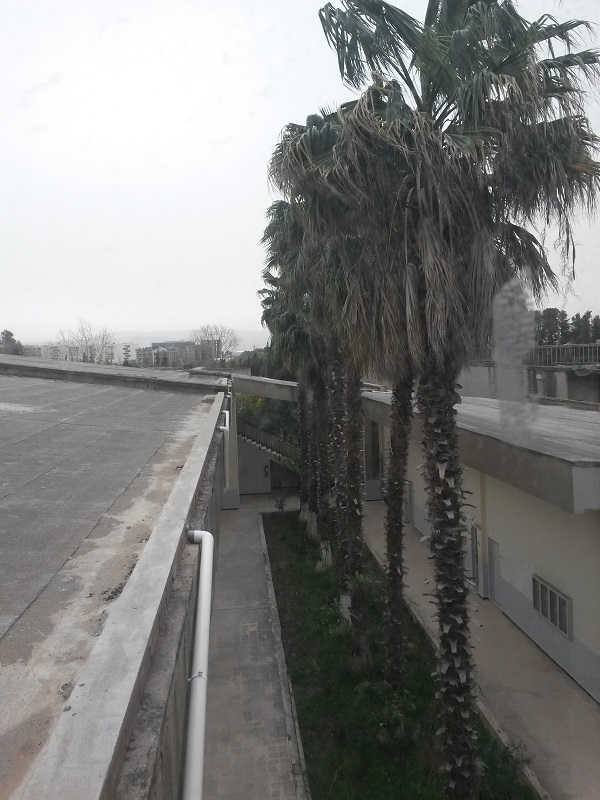
#> input picture img1.jpg, 600 x 800 px
$ python stitch.py
#> lines starting #> are read from the running program, lines starting #| are printed output that depends on the picture
#reference: https://pylessons.com/OpenCV-image-stiching-continue

import cv2
import numpy as np

#original_image_left
#img_l = cv2.imread('image0.jpg')
img_l = cv2.imread('img1.jpg')
#> img_l is the input picture: shape (800, 600, 3); mean B, G, R 124.4, 126.1, 125.6
imgl = cv2.cvtColor(img_l,cv2.COLOR_BGR2GRAY)

#original_image_right
img_r = cv2.imread('img2.jpg')
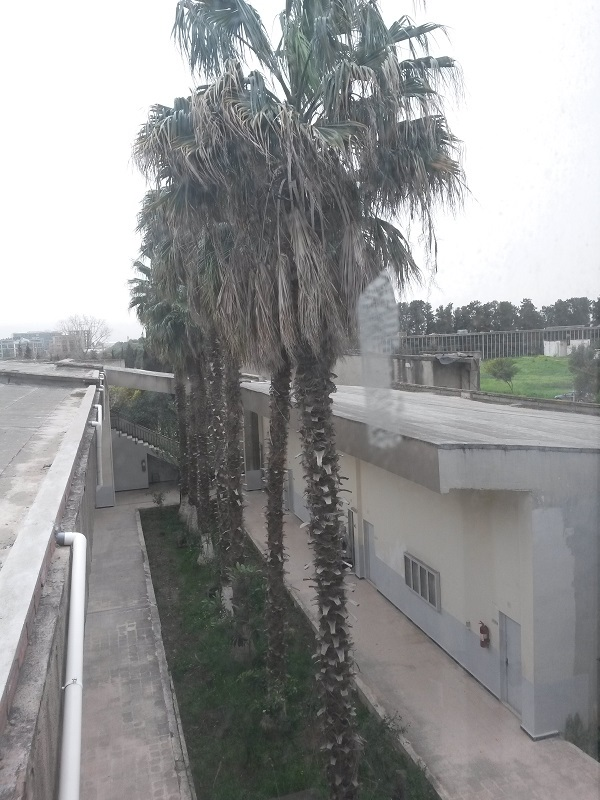
#> input picture img2.jpg, 600 x 800 px
#> img_r is the input picture: shape (800, 600, 3); mean B, G, R 148.8, 148.5, 147.9
#img_r = cv2.imread('image1.jpg')
imgr = cv2.cvtColor(img_r,cv2.COLOR_BGR2GRAY)

sift = cv2.SIFT_create()
# find key points
kpl, desl = sift.detectAndCompute(imgl,None)
#> kpl = 1236 keypoints; strongest (x, y, size): (340, 31, 1.9), (345, 70, 2.4), (452, 106, 2.6), (529, 25, 1.8)
kpr, desr = sift.detectAndCompute(imgr,None)
#> kpr = 1713 keypoints; strongest (x, y, size): (306, 110, 2.1), (309, 105, 1.9), (138, 305, 1.9), (249, 87, 3.1)

cv2.imshow('original_image_left_keypoints',cv2.drawKeypoints(img_l,kpl,None))
cv2.waitKey(0)

cv2.imshow('original_image_right_keypoints',cv2.drawKeypoints(img_r,kpr,None))
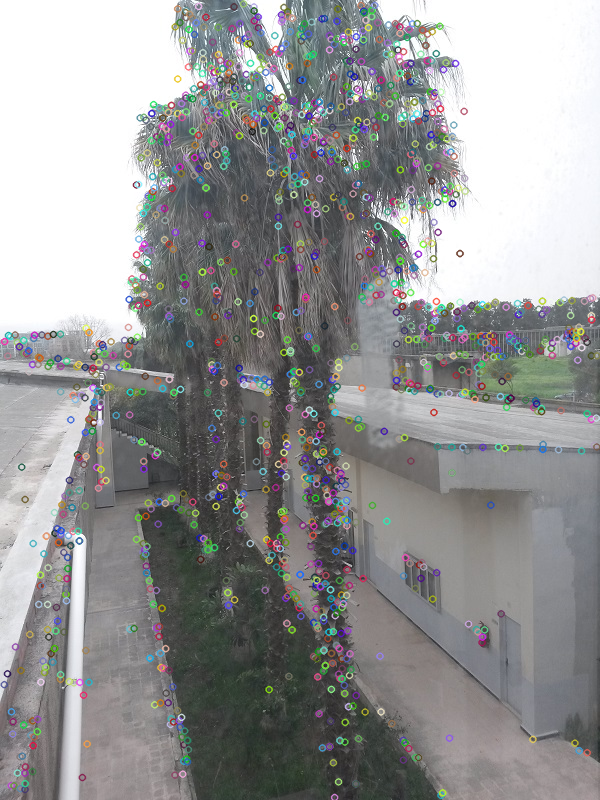
#> window 'original_image_right_keypoints': shape (800, 600, 3); mean B, G, R 148.6, 148.6, 147.9
cv2.waitKey(0)

match = cv2.BFMatcher()
matches = match.knnMatch(desr,desl,k=2)
#> matches = 1713 matches

good = []
for m,n in matches:
    if m.distance < 0.3*n.distance:
        good.append(m)
#> after the loop, good = 68 matches

draw_params = dict(matchColor=(0,255,0),
                       singlePointColor=None,
                       flags=2)

img3 = cv2.drawMatches(img_r,kpr,img_l,kpl,good,None,**draw_params)
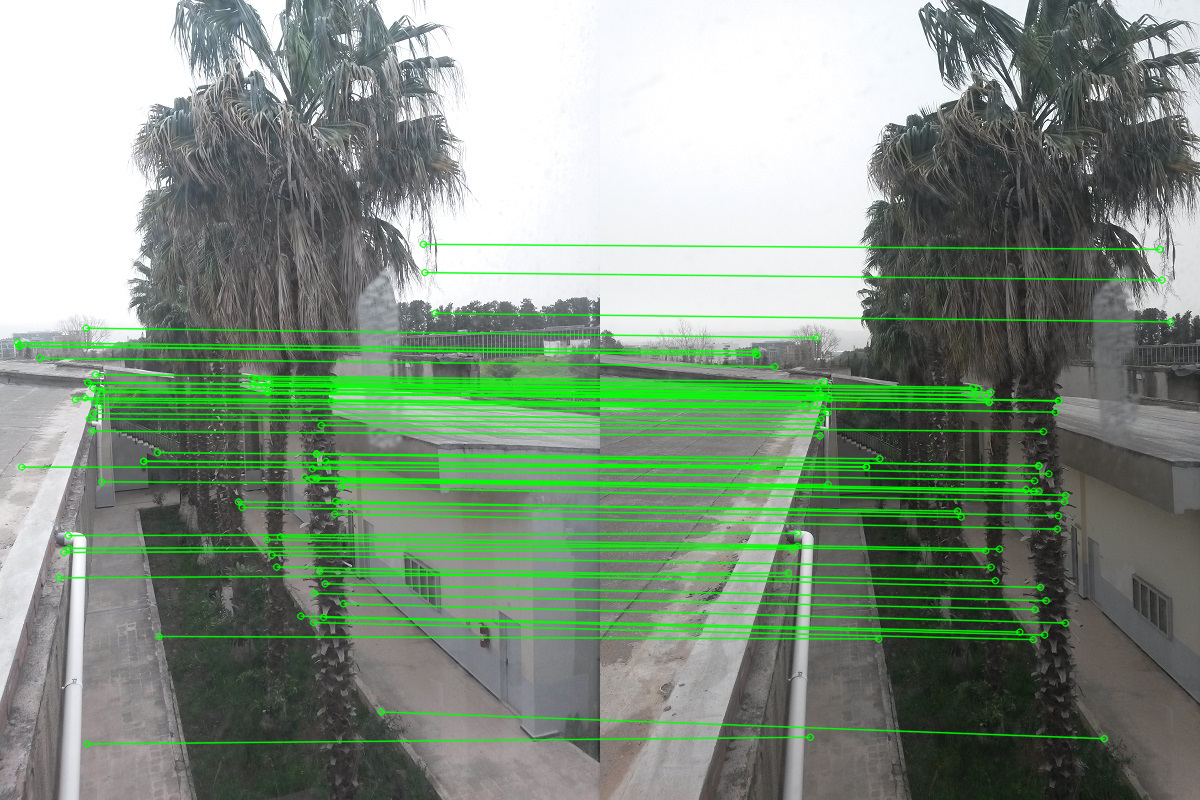
#> img3: shape (800, 1200, 3); mean B, G, R 129.2, 146, 129.2
cv2.imshow("Draw Matches Left Right.jpg", img3)
cv2.waitKey(0)

MIN_MATCH_COUNT = 10
if len(good) > MIN_MATCH_COUNT:
    src_pts = np.float32([ kpr[m.queryIdx].pt for m in good ]).reshape(-1,1,2)
#> src_pts = 68 rows, first 8: [16.8, 342], [18.72, 345.6], [18.72, 345.6], [21.22, 466.6], [39.57, 357.7], [58.51, 577.4], [63.39, 551.9], [67.96, 535.2]
    dst_pts = np.float32([ kpl[m.trainIdx].pt for m in good ]).reshape(-1,1,2)
#> dst_pts = 68 rows, first 8: [154.8, 351], [156.7, 354.3], [156.7, 354.3], [157.1, 466.8], [174.4, 366.2], [188, 572.5], [192.3, 548.9], [197.2, 532.8]

    M, mask = cv2.findHomography(src_pts, dst_pts, cv2.RANSAC, 5.0)
#> M = [[0.811, -0.021, 146.9], [-0.104, 0.913, 36.79], [-0.000303, -1.53e-05, 1]]; mask = 68 values, max 1 at index 0, min 0 at index 52, mean 0.985
    print(M)
#| [[ 8.10678862e-01 -2.10382866e-02  1.46872009e+02]
#|  [-1.03633106e-01  9.12991934e-01  3.67867062e+01]
#|  [-3.02692256e-04 -1.53245136e-05  1.00000000e+00]]

    h,w = imgr.shape
#> h = 800; w = 600
    pts = np.float32([ [0,0],[0,h-1],[w-1,h-1],[w-1,0] ]).reshape(-1,1,2)
#> pts = [[0, 0], [0, 799], [599, 799], [599, 0]]
    dst = cv2.perspectiveTransform(pts, M)
#> dst = [[146.9, 36.79], [131.7, 775.8], [763.4, 873.2], [772.5, -30.89]]
else:
    print("Not enought matches are found - %d/%d", (len(good)/MIN_MATCH_COUNT))

print(img_l.shape[1] + img_r.shape[1], img_l.shape[0])
#| 1200 800

dst = cv2.warpPerspective(img_r,M,(img_l.shape[1] + img_r.shape[1], img_l.shape[0]))
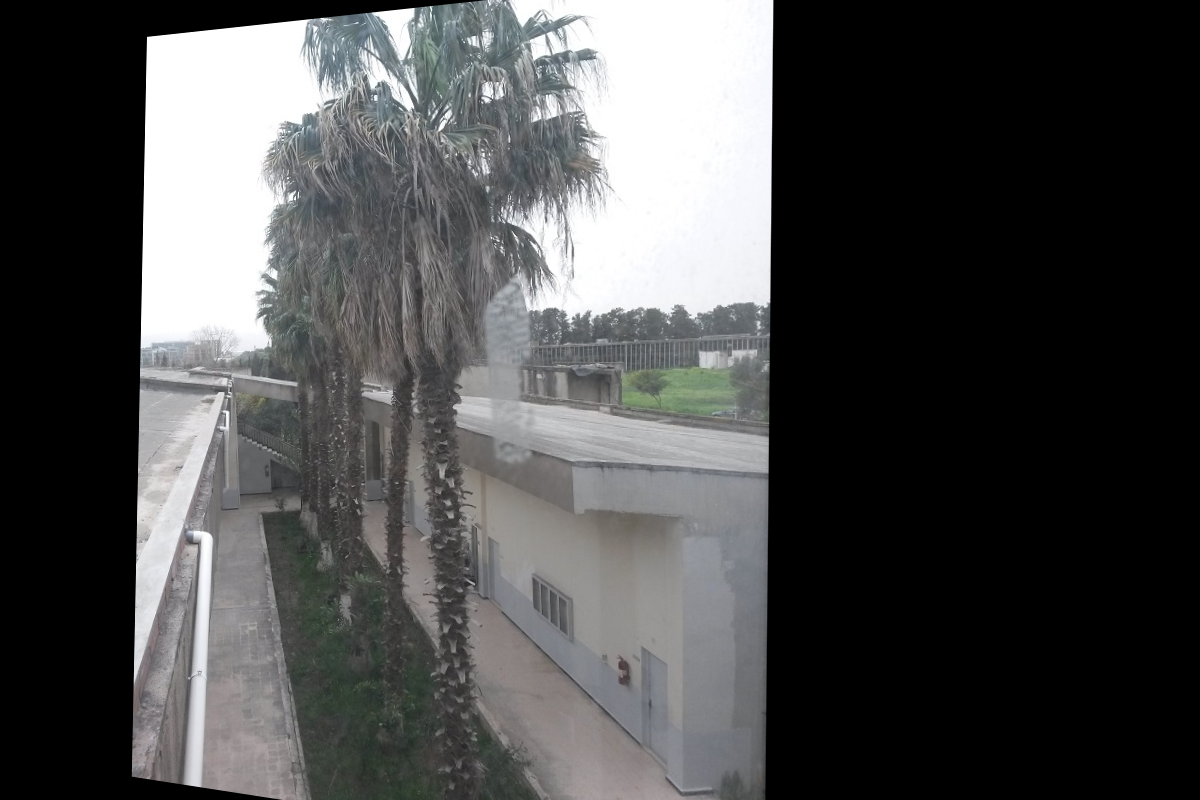
#> dst: shape (800, 1200, 3); mean B, G, R 77, 76.8, 76.3
cv2.imshow("dst warpPerspective", dst)
cv2.waitKey(0)

dst[0:img_l.shape[0],0:img_l.shape[1]] = img_l
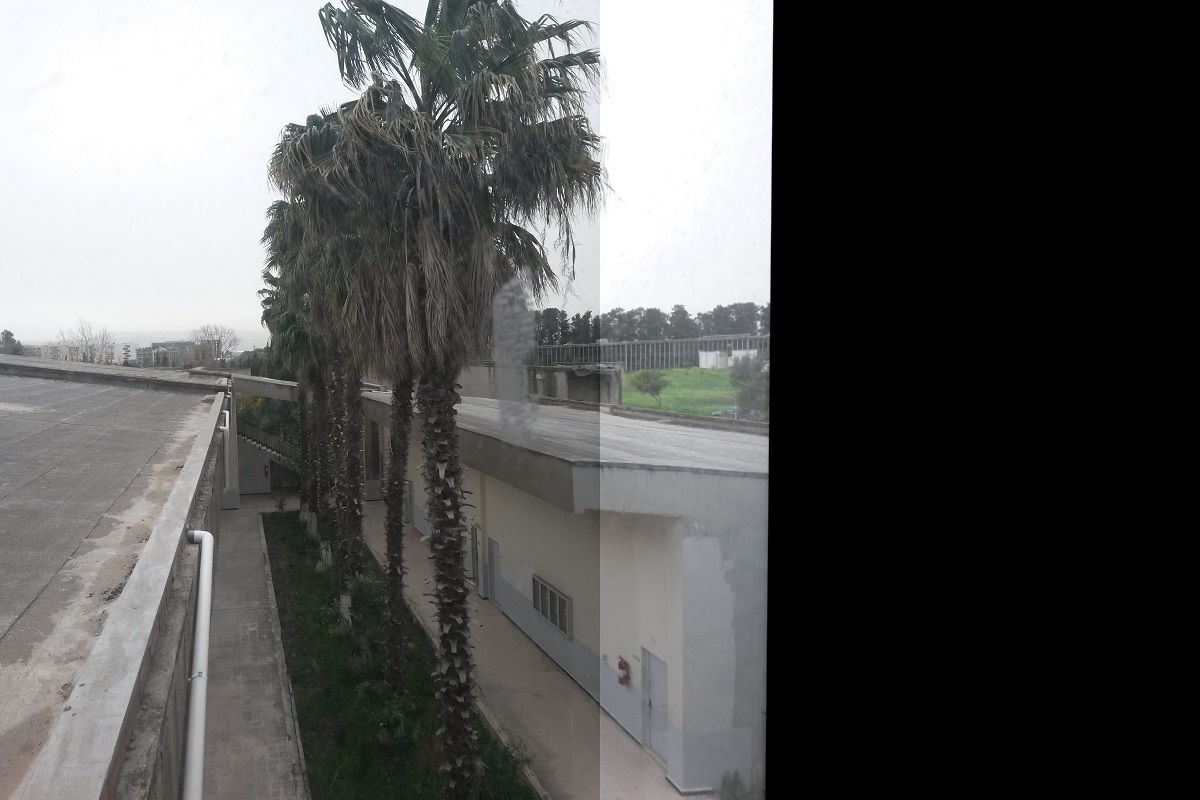
#> dst: shape (800, 1200, 3); mean B, G, R 87.6, 88.3, 87.9
cv2.imshow("add left image to the warped right.jpg", dst)
cv2.waitKey(0)

def trim(frame):
    #crop
    if not np.sum(frame[0]):
        print('1')
        return trim(frame[1:])
    #crop
    if not np.sum(frame[-1]):
        print('2')
        return trim(frame[0:-1])
    #crop
    if not np.sum(frame[:,0]):
        print('3')
        return trim(frame[:,1:])
    #crop
    if not np.sum(frame[:,-1]):
        print('4')
        return trim(frame[:,:-2])
#> in trim (call 40), `return trim(frame[:,:-2])`:
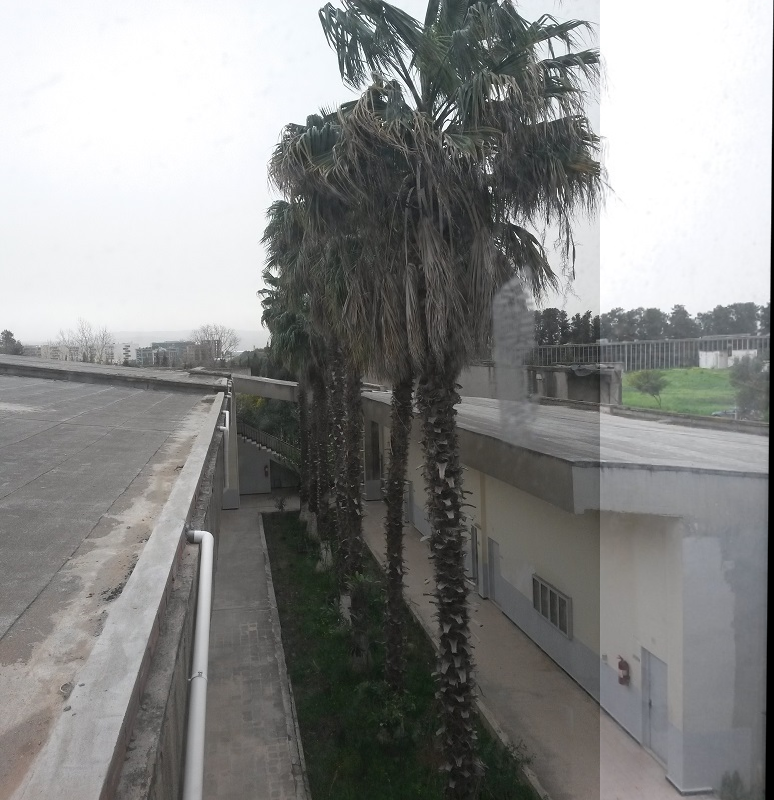
#> returned value: shape (800, 774, 3); mean of channels 0, 1, 2 135.8, 136.9, 136.2; drawn as B, G, R
    return frame

cv2.imshow("original_image_stitched_crop.jpg", trim(dst))
cv2.waitKey(0)
cv2.imwrite("original_image_stitched_crop.jpg", trim(dst))
